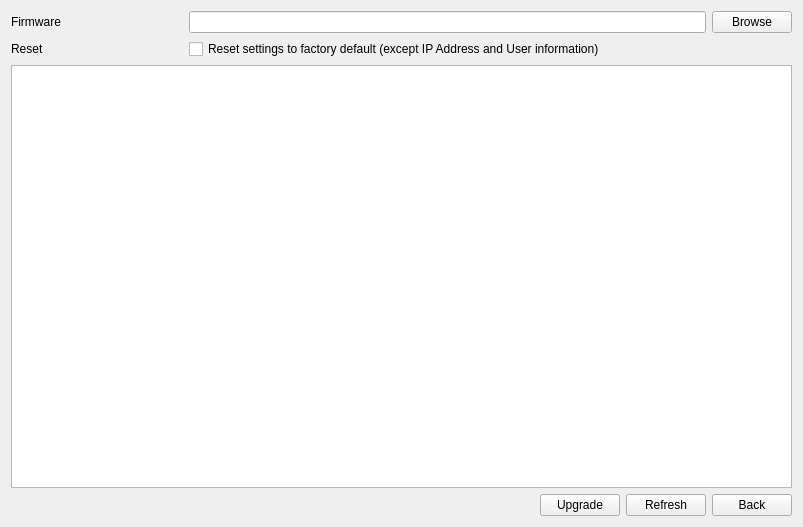
<?xml version="1.0" encoding="UTF-8"?>
<ui version="4.0">
 <class>CameraLocalUpgrade</class>
 <widget class="QWidget" name="CameraLocalUpgrade">
  <property name="geometry">
   <rect>
    <x>0</x>
    <y>0</y>
    <width>803</width>
    <height>527</height>
   </rect>
  </property>
  <property name="windowTitle">
   <string>Form</string>
  </property>
  <layout class="QVBoxLayout" name="verticalLayout">
   <item>
    <layout class="QGridLayout" name="gridLayout">
     <item row="0" column="1">
      <widget class="MyLineEdit" name="lineEdit_firmware">
       <property name="sizePolicy">
        <sizepolicy hsizetype="Expanding" vsizetype="Fixed">
         <horstretch>3</horstretch>
         <verstretch>0</verstretch>
        </sizepolicy>
       </property>
       <property name="readOnly">
        <bool>true</bool>
       </property>
      </widget>
     </item>
     <item row="0" column="2">
      <widget class="MyPushButton" name="pushButton_browse">
       <property name="text">
        <string>Browse</string>
       </property>
      </widget>
     </item>
     <item row="1" column="0">
      <widget class="QLabel" name="label_reset">
       <property name="text">
        <string>Reset</string>
       </property>
      </widget>
     </item>
     <item row="1" column="1">
      <widget class="QCheckBox" name="checkBox_reset">
       <property name="text">
        <string>Reset settings to factory default (except IP Address and User information)</string>
       </property>
      </widget>
     </item>
     <item row="0" column="0">
      <widget class="QLabel" name="label_firmware">
       <property name="sizePolicy">
        <sizepolicy hsizetype="Preferred" vsizetype="Preferred">
         <horstretch>1</horstretch>
         <verstretch>0</verstretch>
        </sizepolicy>
       </property>
       <property name="text">
        <string>Firmware</string>
       </property>
      </widget>
     </item>
    </layout>
   </item>
   <item>
    <widget class="MaintenanceTableView" name="tableView"/>
   </item>
   <item>
    <layout class="QHBoxLayout" name="horizontalLayout">
     <item>
      <spacer name="horizontalSpacer">
       <property name="orientation">
        <enum>Qt::Horizontal</enum>
       </property>
       <property name="sizeHint" stdset="0">
        <size>
         <width>40</width>
         <height>20</height>
        </size>
       </property>
      </spacer>
     </item>
     <item>
      <widget class="MyPushButton" name="pushButton_upgrade">
       <property name="text">
        <string>Upgrade</string>
       </property>
      </widget>
     </item>
     <item>
      <widget class="MyPushButton" name="pushButton_refresh">
       <property name="text">
        <string>Refresh</string>
       </property>
      </widget>
     </item>
     <item>
      <widget class="MyPushButton" name="pushButton_back">
       <property name="text">
        <string>Back</string>
       </property>
      </widget>
     </item>
    </layout>
   </item>
  </layout>
 </widget>
 <customwidgets>
  <customwidget>
   <class>MyPushButton</class>
   <extends>QPushButton</extends>
   <header>mypushbutton.h</header>
  </customwidget>
  <customwidget>
   <class>MyLineEdit</class>
   <extends>QLineEdit</extends>
   <header>mylineedit.h</header>
  </customwidget>
  <customwidget>
   <class>MaintenanceTableView</class>
   <extends>QTableView</extends>
   <header>MaintenanceTableView.h</header>
  </customwidget>
 </customwidgets>
 <resources/>
 <connections/>
</ui>
